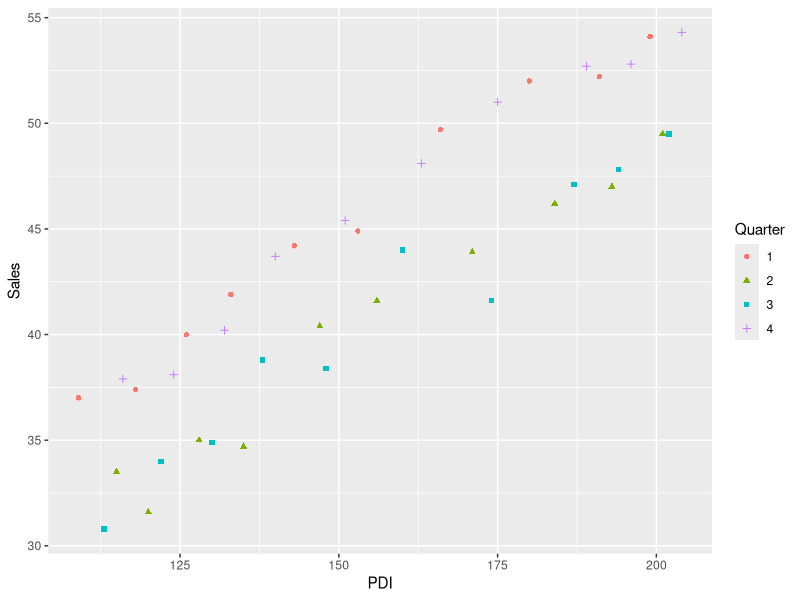
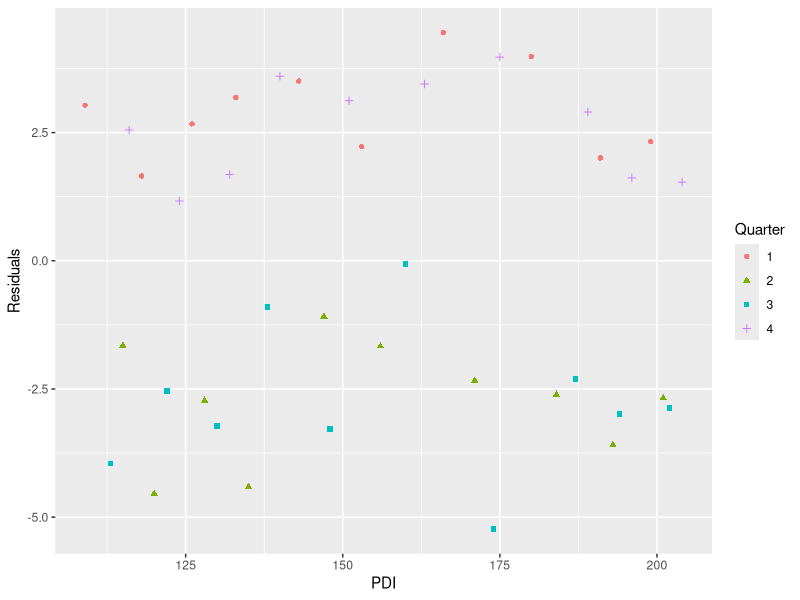
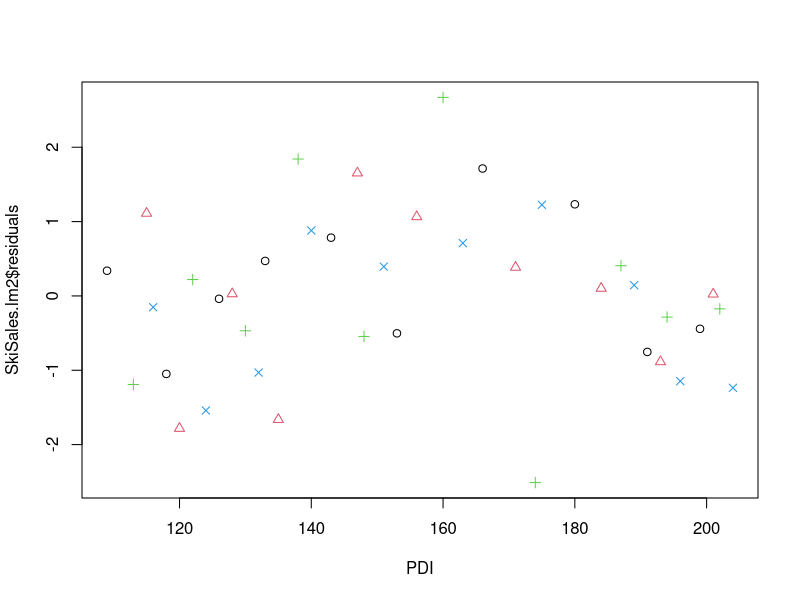
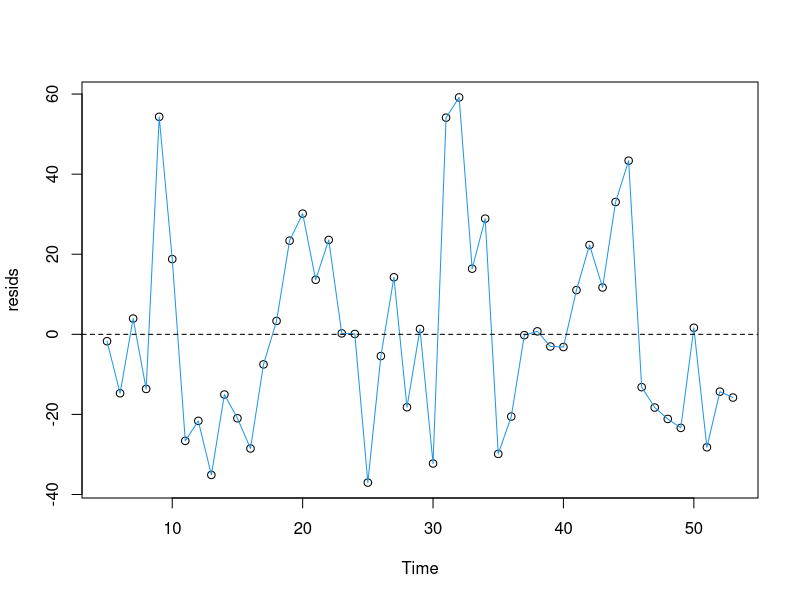
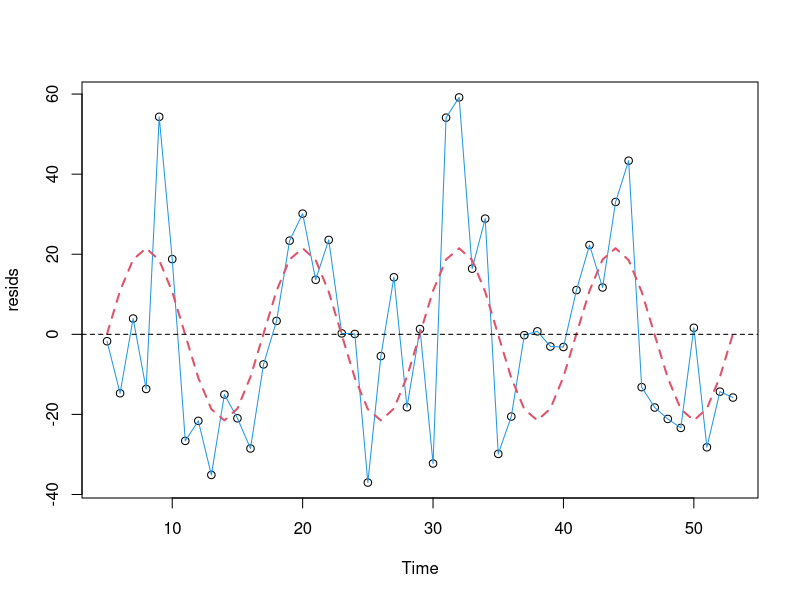
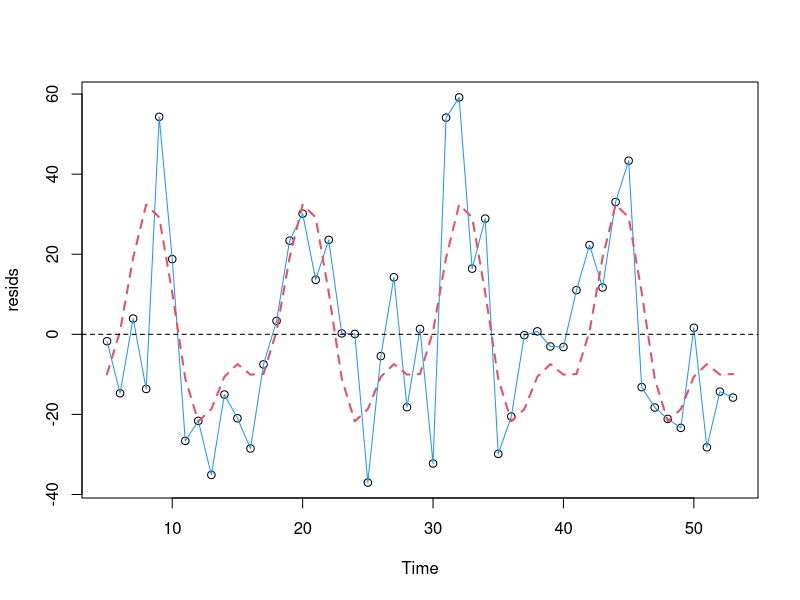
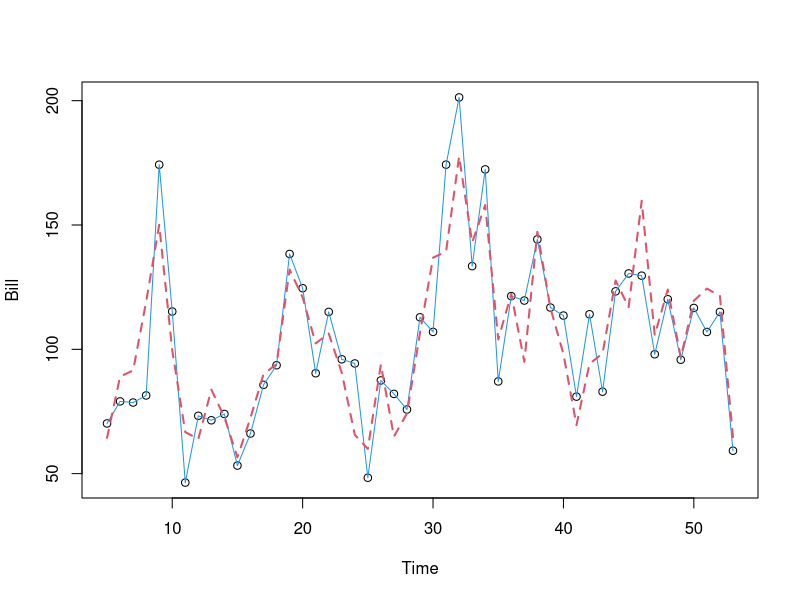

Write R code to recreate these figures, in order.
## ---- chunk 1
library(knitr)
opts_chunk$set(dev=c("png", "pdf"))
opts_chunk$set(fig.height=6, fig.width=7, fig.path="Figures/", fig.alt="unlabelled")
opts_chunk$set(comment="", fig.align="center", tidy=TRUE)
options(knitr.kable.NA = '')
library(tidyverse)
library(broom)
## ---- chunk 2
SkiSales = read.csv("SkiSales.csv",header=TRUE)
SkiSales = read.csv("../../data/SkiSales.csv",header=TRUE)
SkiSales |> head() |> kable()
## ---- chunk 3
SkiSales |> mutate(Quarter =  as.factor(Quarter)) |> ggplot(aes(y=Sales, x= PDI)) +
geom_point(aes(pch=Quarter, col= Quarter))

SkiSales.lm1 = lm(Sales ~ PDI, data=SkiSales)
Residuals =  SkiSales.lm1$residuals
SkiSales |> mutate(Quarter = as.factor(Quarter)) |> ggplot(aes(x=PDI, y=Residuals)) +
geom_point(aes(pch=Quarter, col= Quarter)) +
geom_abline(h=0)
## ---- chunk 4
SkiSales |> mutate(Winter =as.numeric( (Quarter ==1)+ (Quarter ==4))) -> SkiSales
SkiSales.lm2 = lm(Sales ~ PDI + Winter, data=SkiSales)
summary(SkiSales.lm2)
plot(SkiSales.lm2$residuals ~ PDI,  pch=Quarter, col= Quarter, data=SkiSales)
## ---- chunk 5
SkiSales |> mutate(Q4=as.numeric(  Quarter ==4 ),
 Q2=as.numeric(  Quarter ==2 )) -> SkiSales
SkiSales.lm3 = lm(Sales ~ PDI + Winter+ Q4 + Q2, data=SkiSales)
summary(SkiSales.lm3)
anova(SkiSales.lm2, SkiSales.lm3)
## ---- chunk 6
Electricity= read.csv("Electricity.csv",header=TRUE)
Electricity = read.csv("../../data/Electricity.csv",header=TRUE) 
Electricity |> head() |> kable()
Electricity.lm1 =lm(Bill~Days + Estimate+ Guestwks + Time , data=Electricity)
resids =Electricity.lm1$residuals
plot(resids~ Time, data=Electricity)
lines(resids~ Time, lty=1,col=4, data=Electricity)
abline(h=0, lty=2)
## ---- chunk 7
Electricity.lm2= lm(resids ~ factor(Month), data=Electricity)
summary(Electricity.lm2)
## ---- chunk 8
Electricity |> mutate(SinTime = sin((Time-4)*2*3.1415927 /12),
CosTime = cos((Time-4)*2*3.1415927 /12)) -> Electricity
Electricity.lm3 = lm(resids ~ SinTime  + CosTime, data=Electricity)
summary(Electricity.lm3)
## ---- chunk 9
plot(resids~ Time, data=Electricity)
lines(resids~ Time, lty=1,col=4, data=Electricity)
lines(Electricity.lm3$fitted.values ~ Time, lty=2,col=2,lwd=2, data=Electricity)
abline(h=0, lty=2)
## ---- chunk 10
Electricity |> mutate(SinTime = sin((Time-5)*2*3.1415927 /12),
CosTime = cos((Time-5)*2*3.1415927 /12)) -> Electricity
Electricity.lm4 = lm(resids ~ SinTime  + CosTime, data=Electricity)
summary(Electricity.lm4)
## ---- chunk 11
Electricity |> mutate(Sin2Time = sin((Time-5)*4*3.1415927 /12),
Cos2Time = cos((Time-5)*4*3.1415927 /12)) -> Electricity
Electricity.lm5 = lm(resids ~ SinTime  + CosTime+ Sin2Time + Cos2Time, data=Electricity)
summary(Electricity.lm5)
anova(Electricity.lm4,Electricity.lm5)
## ---- chunk 12
plot(resids~ Time, data=Electricity)
lines(resids~ Time, lty=1,col=4, data=Electricity)
lines(Electricity.lm5$fitted.values ~ Time, lty=2,col=2,lwd=2, data=Electricity)
abline(h=0, lty=2)
## ---- chunk 13
 Electricity.lm6 =lm(Bill~Days + Estimate+ Guestwks + Time+SinTime  + CosTime+ Sin2Time + Cos2Time, data=Electricity)
 summary(Electricity.lm6)
plot(Bill~ Time, data=Electricity)
lines(Bill~ Time, lty=1,col=4, data=Electricity)
lines(Electricity.lm6$fitted.values ~ Time, lty=2,col=2,lwd=2, data=Electricity)
